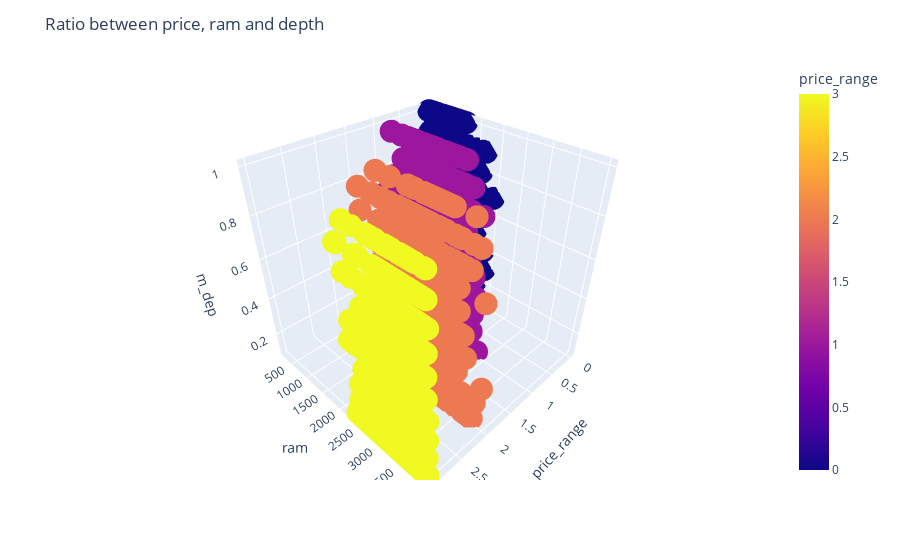

Notebook code cell kept with this figure:
### Code cell
if __name__ == "__main__":
    
    # Load data
    df = load_data("train.csv")

    # Check for missing values
    check_missing_values(df)

    # Calculate and display correlation matrix
    correlation_matrix = calculate_correlation_matrix(df)
    print(correlation_matrix)

    # Prepare data for training and testing
    X_train, X_val, x_test, Y_train, Y_val, y_test = prepare_data(df)

    # Visualize 3D scatter plot
    visualize_3d_scatter(df)

    # Find the best k value and evaluate the model
    best_k, best_test_accuracy, best_knn, best_distance_metric = find_best_k_and_evaluate(X_train, Y_train, X_val, Y_val, x_test, y_test)

    # Print the best k value
    print("Best k:", best_k)

    # Print the best validation accuracy
    print("Best Test Accuracy:", best_test_accuracy)

    # Print the best distance metric
    print("Best Distance Metric:", best_distance_metric)

### Figure 1 — Plotly figure (JSON) as saved in the notebook; plotly's stock layout.template omitted (floating-point values rounded to 4 significant figures; data arrays with more than 128 entries replaced by an {"elided": "..."} marker saying what was removed)
{"data": [{"hovertemplate": "price_range=%{marker.color}<br>ram=%{y}<br>m_dep=%{z}<extra></extra>", "legendgroup": "", "marker": {"color": {"elided": "2000 int values"}, "coloraxis": "coloraxis", "symbol": "circle"}, "mode": "markers", "name": "", "scene": "scene", "showlegend": false, "type": "scatter3d", "x": {"elided": "2000 int values"}, "y": {"elided": "2000 int values"}, "z": {"elided": "2000 float values"}}], "layout": {"coloraxis": {"colorbar": {"title": {"text": "price_range"}}, "colorscale": [[0, "#0d0887"], [0.1111, "#46039f"], [0.2222, "#7201a8"], [0.3333, "#9c179e"], [0.4444, "#bd3786"], [0.5556, "#d8576b"], [0.6667, "#ed7953"], [0.7778, "#fb9f3a"], [0.8889, "#fdca26"], [1, "#f0f921"]]}, "legend": {"tracegroupgap": 0}, "margin": {"t": 60}, "scene": {"domain": {"x": [0, 1], "y": [0, 1]}, "xaxis": {"title": {"text": "price_range"}}, "yaxis": {"title": {"text": "ram"}}, "zaxis": {"title": {"text": "m_dep"}}}, "title": {"text": "Ratio between price, ram and depth"}}}
